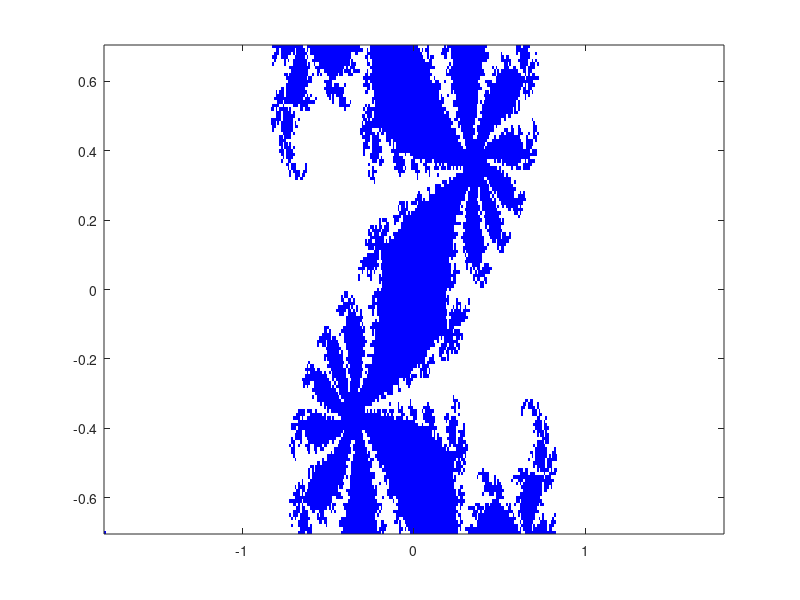

The MATLAB source for this figure:
% Part V
% if the output is a fractal, it is a connected Julia set 
% because the initial z value is 0;
c = 0.36 + 0.1*1i;
phi = @(z)(z^2 + c);


fixpt1 = (1 + sqrt(6))/2;
fixpt2 = (1 - sqrt(6))/2;

colormap([0 0 1; 1 1 1]);

M = 2*ones(141,361);

for j=1:141
    
    y = -0.7 + (j-1)*0.01;

        for i=1:361
            x= -1.8 + (i-1)*0.01;
            z_init= x + 1i*y;
            
            if (i == 1) && (j == 1)
              zk = 0;
            else
              zk = z_init;
            end
            iflag1 = 0;
            iflag2 = 0;
            kount  = 0;
            
            while kount <100 && abs(zk) < 100 && iflag1 < 5 && iflag2 < 5
                kount = kount +1;
                zk = phi(zk);
                
                err1 = abs(zk-fixpt1);
                if err1 < 1.e-6, iflag1 = iflag1 +1; else, iflag1 =0; end
                
                err2 = abs(zk-fixpt2);
                if err2 < 1.e-6, iflag2 = iflag2 + 1; else, iflag2 =0; end
          
            end
            if iflag1 >=5 || iflag2 >= 5 || kount >=100
                M(j,i) = 1;
                
            end
        end
 end
 
    image([-1.8 1.8],[-0.7 0.7],M),
    axis xy
